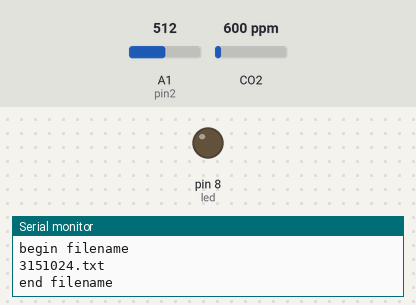
A sketch run on a simulated Arduino Uno, built with avr-gcc and run on an emulated ATmega328P. Shown: output pins drawn as LEDs (lit = HIGH), the last lines printed to the serial monitor. Inputs (shaded band) come from the test bench; at power-on: A1 (pin2) = 512, CO2 600 ppm. The local clock reads 2024-03-15 10:24:30 at power-on unless the sketch sets it; storage starts empty.

Above: at 0.1 s.
At 30.8 s:
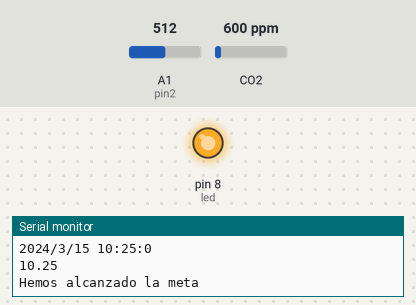
Timing chart, 0 to 32.3 s (numbered marks = the images above):
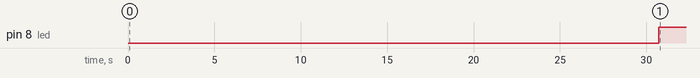

The sketch:

To_SD.ino
```cpp
#include <Wire.h>
#include "RTClib.h"
#include <SD.h>
#include <string.h>
#include <TimeLib.h>
#include "MQ135.h"

const int pin=A0;
const int pin2=A1;
const int led=8;
int horas=0;
int minutos=1;
bool overF=0;
int objh=0;
int objm=0;

MQ135 gasSensor = MQ135(pin);


RTC_DS1307 rtc;
/*
RTC -> Arduino
SDA=A4
SCL=A5
*/
String date="";
DateTime inicio;

String monthsNames[12] = { "01", "02", "03", "04", "05",  "06", "07","08","09","10","11","12" };
void printDate(DateTime date)
{
	Serial.print(date.year(), DEC);
	Serial.print('/');
	Serial.print(date.month(), DEC);
	Serial.print('/');
	Serial.print(date.day(), DEC);
	Serial.print(" ");
   	Serial.print(date.hour(), DEC);
   	Serial.print(':');
   	Serial.print(date.minute(), DEC);
   	Serial.print(':');
   	Serial.print(date.second(), DEC);
   	Serial.println();
}

char filename[24]={0};

void min_timer(int cant){
  int temp=inicio.minute()+cant;
  if(temp>=60){
    overF=1;
    objm=temp-60;
  }
  else{overF=0;
    objm=temp;}
}

void hor_timer(int cant){
int temp=inicio.hour()+cant;
if(temp>=24){
  overF=1;
  objh=temp-24;
}
else{overF=0;
objh=temp;}
}

File data;
 tmElements_t tm;
//String name=printDate(DateTime rtc.now());

/*void getFileName() {

  // store the date in this empty string
  String date = "";

  // check the day each loop
  tmElements_t tm;


  if (rtc.read(tm)) {

    date = String(tmYearToCalendar(tm.Year)) + "-" +
               String(tm.Month) + "-" +
               String(tm.Day) + ".txt";

    date.toCharArray(filename, 16);

    Serial.println("filename: " + String(filename));

    //dataFile = SD.open(str, FILE_WRITE);
    }
}*/

void setup() {
   Serial.begin(9600);
   //delay(1000);
   pinMode(led, OUTPUT);


//RTC
   if (!rtc.begin()) {
      Serial.println(F("Couldn't find RTC"));
      while (1);
   }
//SD
  Serial.print("Initializing SD card...");
//Inicializando SD
//delay(100);
  if (!SD.begin(4)) {
    Serial.println("initialization failed!");
    while (1);
  }
  Serial.println("initialization done.");
//delay(100);

/* Prueba de SD
  // open the file. note that only one file can be open at a time,
  // so you have to close this one before opening another.
  myFile = SD.open("test.txt", FILE_WRITE);

  // if the file opened okay, write to it:
  if (myFile) {
    Serial.print("Writing to test.txt...");
    myFile.println("testing 1, 2, 3.");
    // close the file:
    myFile.close();
    Serial.println("done.");
  } else {
    // if the file didn't open, print an error:
    Serial.println("error opening test.txt");
  }

  // re-open the file for reading:
  myFile = SD.open("test.txt");
  if (myFile) {
    Serial.println("test.txt:");

    // read from the file until there's nothing else in it:
    while (myFile.available()) {
      Serial.write(myFile.read());
    }
    // close the file:
    myFile.close();
  } else {
    // if the file didn't open, print an error:
    Serial.println("error opening test.txt");
  }

*/
//filename = (char*)malloc(13*sizeof(char)); // allocate memory to store 10 characters

inicio=rtc.now();
Serial.println("imprimiendo");
Serial.println(inicio.year());
/*memcpy(filename,inicio.year(),4);
memcpy(filename+4,inicio.month(),2);
memcpy(filename+6,inicio.day(),2);
memcpy(filename+8,inicio.hour(),2);
memcpy(filename+10,inicio.minute(),2);
memcpy(filename+12,inicio.second(),2);
filename[14]='\0';*/
//char*filename2=AppendStrings(inicio.year(),inicio.month());
//strcpy(filename2,inicio.year());
   date =// String(inicio.year()) + "-" +
               String(inicio.month()) +// "-" +
               String(inicio.day()) +// " "+
               String(inicio.hour())+ //"_"+
               String(inicio.minute())+ //"_"+
              // String(inicio.second())+
               ".txt";

    date.toCharArray(filename, 24);
/*filename2=(int*)inicio.year();
filename2[1]=(int*)(inicio.year() +1);
filename2[2]=(int*)inicio.year()+2;
filename2[3]=(int*)inicio.year()+3;*/
//filename=inicio.year(); //+inicio.month();
//strcat(filename,inicio.month()); strcat(filename,inicio.day()); strcat(filename," "); strcat(filename,inicio.hour());
//strcat(filename,inicio.minute()); strcat(filename,inicio.second());
/*char an[4]=(char*)inicio.year());
char mes[2]=(char*)inicio.month());
char dia[2]=(char*)inicio.day());
char hora[4]=(char*)inicio.hour());
char minuto[2]=(char*)inicio.minute());
char segundo[2]=(char*)inicio.second());*/
//char*filename2=&año;
Serial.println("begin filename");
Serial.println(filename);
Serial.println("end filename");

  data = SD.open(String(filename), FILE_WRITE);
  //data.close();
   min_timer(minutos);
   hor_timer(horas);
}
void record(){
long medida = gasSensor.getPPM();
long medida2 = pow(analogRead(pin2),2.888)*4.47E-7;
long tiempo=millis()/10+100*inicio.second()+100*60*inicio.minute()+100*3600*inicio.hour();
data.println("");
data.print(tiempo);
data.print("  ");
data.print(medida);
data.print("  ");
data.print(medida2);
}


void loop() {
  DateTime actual = rtc.now();
  int n=10;
  printDate(actual);
  Serial.print(objh);
  Serial.print(".");
  Serial.print(objm);
  Serial.println("");
  while(n>0){
   n--;;

   if(actual.minute()==objm)// && actual.hour()==objh)
   {
   Serial.println("Hemos alcanzado la meta");
   data.close();
   digitalWrite(led, HIGH);
   delay(43200000);           //12 hour
   }

   record();
     delay(100);}

   }
```

MQ_medir.ino
```cpp
/*#include "MQ135.h"
const int ANALOGPIN=0;
MQ135 gasSensor = MQ135(ANALOGPIN);
void setup(){
Serial.begin(9600);
}
void loop(){
float ppm = gasSensor.getPPM();
Serial.println(ppm);
delay(1000);
}*/
```

Measured:
- by itself, pin 8 (led): LOW → HIGH at 30.7 s
